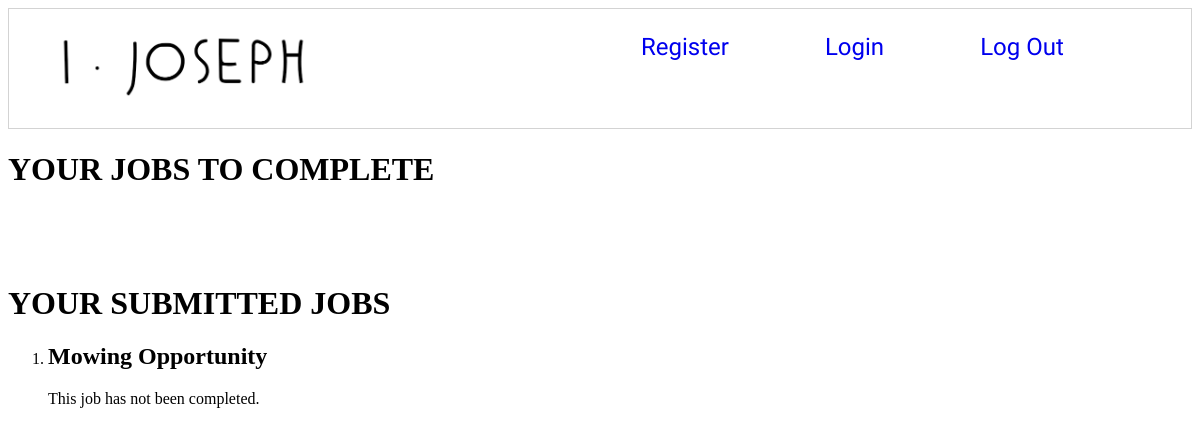
Page /yourjobs/ (signed in) on the earlier database version.
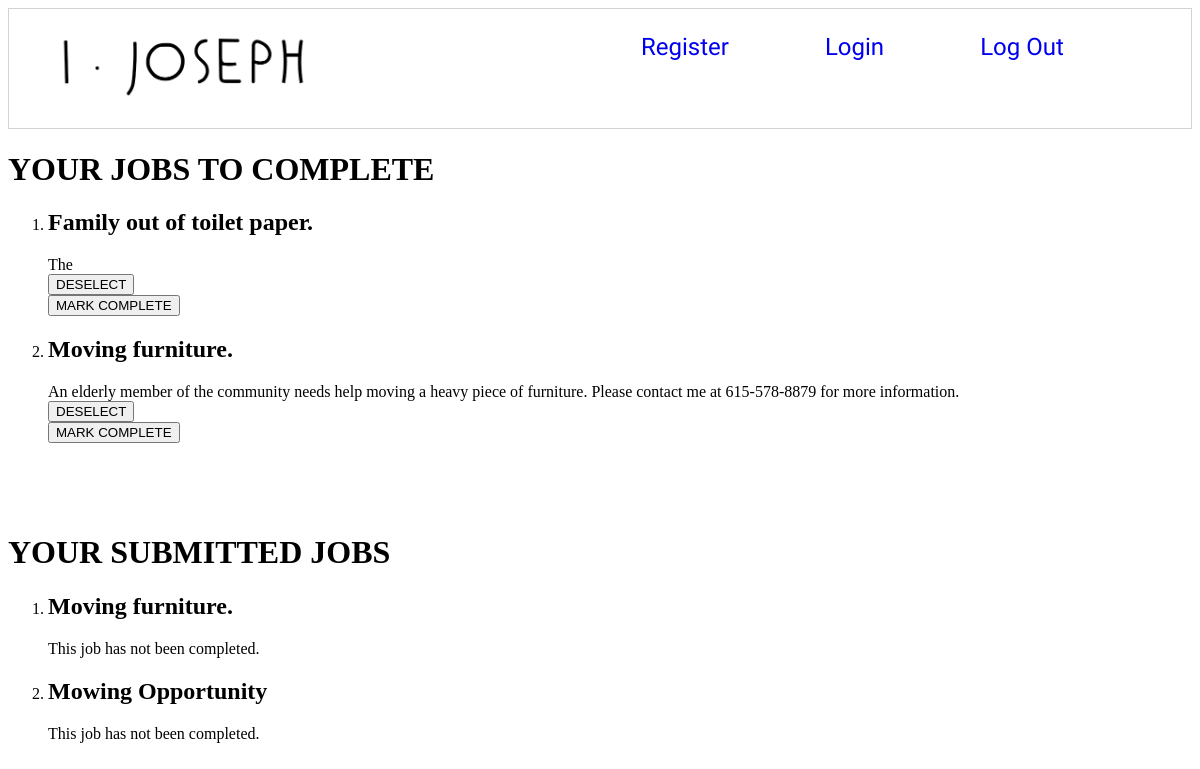
Same page on the later database version.
### ijosephapp/models/job.py (models this page shows, shortened)
class Job(models.Model):
    title = models.CharField(max_length=50)
    category = models.ForeignKey(JobCategory, on_delete=models.DO_NOTHING)
    location = models.CharField(max_length=20)
    description = models.CharField(max_length=255)
    isCompleted = models.BooleanField()
    createdAt = models.DateTimeField(auto_now_add=True)
    user = models.ForeignKey(User, on_delete=models.CASCADE)
    class Meta:
        ordering = ("title",)

### ijosephapp/views/userjob/yourjobs_list.py (the view, shortened to what this page needs)
# urls.py: path('yourjobs/', yourjobs_list, name='yourjob'),
@login_required
def yourjobs_list(request):
    if request.method == 'GET':
        user = request.user.id
        yourjobs = UserJob.objects.filter(user_id=user)
        yoursubmittedjobs = Job.objects.filter(user=user)
        checkedout_jobs = []
        for yourjob in yourjobs:
            tempId = yourjob.job_id
            tempObject = Job.objects.filter(id=tempId).first()
            print('debug me: ' + tempObject.title)
            checkedout_jobs.append(tempObject)
        template = 'userjob/yourjobs_list.html'
        context = {
            'yourjobs': yourjobs,
            'yoursubmittedjobs': yoursubmittedjobs,
            'checkedout_jobs': checkedout_jobs
        }
        return render(request, template, context)
    return redirect(reverse('ijosephapp:yourjob'))

### ijosephapp/templates/userjob/yourjobs_list.html (shortened to what this page needs)
{% extends 'shared/base.html' %}
{% block content %}
{% load static %}
<!DOCTYPE html>
<html>
  <head>
  </head>
  <body>
    <h1>YOUR JOBS TO COMPLETE</h1>
    <ol class="jobs">
    {%for selectedjob in checkedout_jobs%}
      {% if selectedjob.isCompleted == False %}
        <li>
          <h2> {{ selectedjob.title}} </h2>
          <b1> {{ selectedjob.description}}<b1>
        </li>
        <button>DESELECT</button>
      <form action="{% url 'ijosephapp:yourjob' %}" method="post">
            <button value="MarkComplete" type="submit">MARK COMPLETE</button>
      </form>
      {% endif %}
    {% endfor %}
    </ol>
    <br />
    <br />
    <br />
   <h1>YOUR SUBMITTED JOBS</h1>
    <ol class="jobs">
    {%for submittedjob in yoursubmittedjobs %}
        <li>
          <h2> {{ submittedjob.title}} </h2>
      {% if submittedjob.isCompleted == False  %}
          <b1> This job has not been completed. <b1>
          {% else %}
          <b1> This job is completed. </b1>
      {% endif %}
        </li>
    {% endfor %}
    </ol>
  </body>
</html>
{% endblock %}

### ijosephapp/templates/shared/base.html (shortened to what this page needs)
{% load static %}
<!DOCTYPE html>
<html>
<head>
    <link rel="stylesheet" href="{% static 'styles/base.css' %}" />
</head>
<body>
    <nav id="site-nav">
        <ol class="navList">
            <a href="{% url 'ijosephapp:home' %}"><img id="logo"src="{% static 'images/ijosephlogo.png' %}" alt="iJoseph Logo"></a>
            <li class="navList__route"><a href="{% url 'ijosephapp:register' %}">Register</a></li>
            <li class="navList__route"><a href="{% url 'ijosephapp:login' %}">Login</a></li>
            <li class="navList__route"><a href="{% url 'ijosephapp:logout' %}">Log Out</a></li>
        </ol>
    </nav>
    {% block content %}
    {% endblock %}
</body>
</html>

### ijosephapp/static/styles/base.css (style rules this page uses)
.navList { font-size: 1.5em; font-family: 'Raleway', sans-serif; list-style-type: none; display: flex; border: 1px solid lightgray; padding: 1em; margin: 0; }
.navList__route { margin: 0 2em; }
#logo { max-width: 45%; margin-left: 1em; }
a { text-decoration: none; }

Differences in the rows shown:
added Job: title "Family out of toilet paper.", description "The", shown under "YOUR JOBS TO COMPLETE"
added Job: title "Moving furniture.", description "An elderly member of the community needs help moving a heavy piece of furniture. Please contact me at 615-578-8879 for more information.", isCompleted "This job has not been completed."
